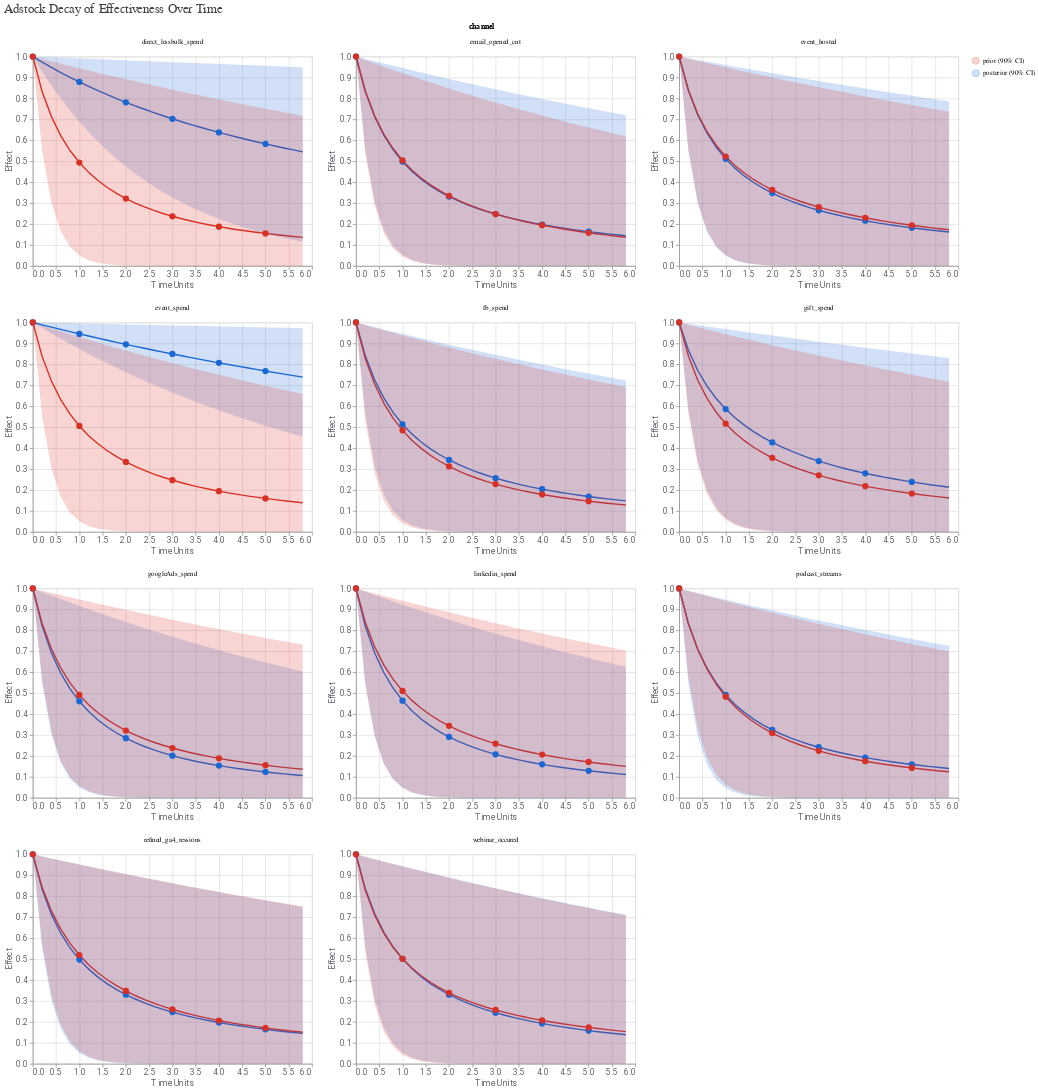

Notebook source saved alongside this figure:
### Code cell
media_effects.plot_adstock_decay()

### Figure 1 — Vega-Lite specification as saved in the notebook (floating-point values rounded to 4 significant figures; data arrays with more than 128 entries replaced by an {"elided": "..."} marker saying what was removed)
{"config": {"view": {"continuousWidth": 300, "continuousHeight": 300}, "axis": {"labelColor": "#5F6368", "labelFont": "Roboto", "labelFontSize": 12, "titleColor": "#5F6368", "titleFont": "Roboto", "titleFontSize": 12, "titleFontWeight": "normal"}}, "data": {"name": "data-fb14ad084c97afbd2a7663141fb19b63"}, "facet": {"field": "channel", "type": "nominal"}, "spec": {"layer": [{"mark": {"type": "line"}, "encoding": {"color": {"field": "distribution", "legend": {"labelExpr": "datum.value === \"posterior\" ? \"posterior (90% CI)\" : \"prior (90% CI)\"", "title": ""}, "scale": {"domain": ["prior", "posterior"], "range": ["#D93025", "#1967D2"]}, "type": "nominal"}, "x": {"field": "time_units", "title": "Time Units", "type": "quantitative"}, "y": {"field": "mean", "title": "Effect", "type": "quantitative"}}}, {"mark": {"type": "area", "opacity": 0.2}, "encoding": {"color": {"field": "distribution", "scale": {"domain": ["prior", "posterior"], "range": ["#D93025", "#1967D2"]}, "type": "nominal"}, "x": {"field": "time_units", "type": "quantitative"}, "y": {"field": "ci_lo", "type": "quantitative"}, "y2": {"field": "ci_hi"}}}, {"mark": {"type": "circle", "filled": true, "opacity": 1, "size": 80}, "encoding": {"color": {"field": "distribution", "scale": {"domain": ["prior", "posterior"], "range": ["#D93025", "#1967D2"]}, "type": "nominal"}, "tooltip": [{"field": "time_units", "type": "quantitative"}, {"field": "mean", "type": "quantitative"}], "x": {"field": "time_units", "type": "quantitative"}, "y": {"field": "mean", "type": "quantitative"}}, "transform": [{"filter": "datum.is_int_time_unit"}]}], "width": 400}, "columns": 3, "resolve": {"scale": {"x": "independent", "y": "independent"}}, "title": {"text": "Adstock Decay of Effectiveness Over Time", "anchor": "start", "color": "#3C4043", "font": "Google Sans Display", "fontSize": 18, "fontWeight": "normal", "offset": 10}, "$schema": "https://vega.github.io/schema/vega-lite/v5.20.1.json", "datasets": {"data-fb14ad084c97afbd2a7663141fb19b63": {"elided": "660 records"}}}
